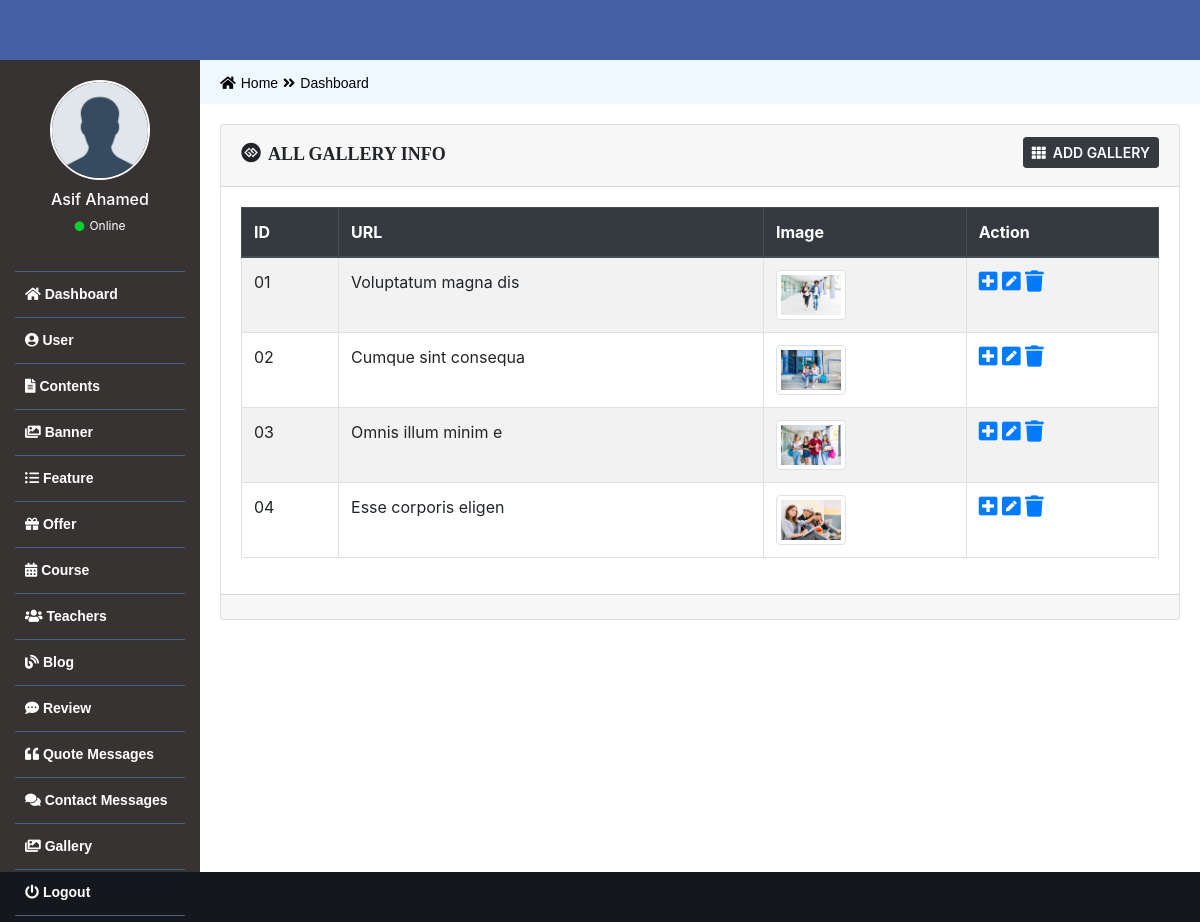
/Admin/all-gallery.php (signed in), run on the app's committed database.
### tables this page shows
CREATE TABLE `as_gallery` (
  `gallery_id` int(11) NOT NULL,
  `gallery_url` varchar(50) NOT NULL,
  `gallery_image` varchar(50) NOT NULL
);

### Admin/all-gallery.php (the view, shortened to what this page needs)
<?php
    require_once('functions/function.php');
    if($_SESSION['role']==1 || $_SESSION['role']==2 ){
?>
<div class="col-md-12 main_content">
    <form action="">
        <div class="card">
            <div class="card-header">
                <div class="row">
                    <div class="col-md-8">
                        <h4 class="card_header_title"><i class="fab fa-gg-circle"></i>All Gallery Info</h4>
                    </div>
                    <div class="col-md-4 text-right">
                        <?php if($_SESSION['role']==1){ ?>
                        <a href="add-gallery.php" class="btn btn-sm btn-dark card_top_btn"><i class="fa fa-th"></i>Add Gallery</a>
                        <?php } ?>
                    </div>
                </div>
            </div>
            <div class="card-body">
                <table class="table table-bordered table-striped table-hover custom_table">
                    <thead class="thead-dark">
                        <tr>
                            <th scope="col">ID</th>
                            <th scope="col">URL</th>
                            <th scope="col">Image</th>
                            <th scope="col">Action</th>
                        </tr>
                    </thead>
                    <tbody>
                    <?php
                    $i = 1;
                    $sel = "SELECT * FROM as_gallery ORDER BY gallery_id ASC LIMIT 0,4";
                    $Query = mysqli_query($con,$sel);
                    while($data = mysqli_fetch_assoc($Query)){
                    ?>
                        <tr>
                            <td><?php
                                $check = $i++;
                                if($check<10){
                                    echo "0". $check;
                                }else{
                                    echo $check;
                                }
                            ?></td>
                            <td><?= $data['gallery_url']; ?></td>
                            <td>
                                <?php if($data['gallery_image'] != ''){ ?>
                                <img src="uploads/gallery/<?= $data['gallery_image']; ?>" class="img-thumbnail" style="height: 50px; max-width: 80px;" alt="">
                                <?php }else{ ?>
                                    <img src="images/avatar.png" class="img-thumbnail" style="height: 50px; max-width: 80px;" alt="">
                                <?php } ?>
                            </td>
                            <td>
                                <a href="view-gallery.php?v=<?php echo $data['gallery_id']; ?>"><i class="fa fa-plus-square fa-lg"></i></a>
                                <?php if($_SESSION['role']==1){ ?>
                                <a href="edit-gallery.php?e=<?= $data['gallery_id'] ?>"><i class="fas fa-pen-square fa-lg"></i></a>
                                <a href="delete-gallery.php?d=<?= $data['gallery_id'] ?>"><i class="fa fa-trash fa-lg"></i></a>
                                <?php } ?>
                            </td>
                        </tr>
                        <?php } ?>
                    </tbody>
                </table>
            </div>
            <div class="card-footer text-center">
            </div>
        </div>
    </form>
</div>
<?php
    }else{
        header('Location: index.php');
    }
?>

### Admin/css/style.css (style rules this page uses)
* { margin: 0; padding: 0; outline: 0; }
img { vertical-align: middle; }
a { text-decoration: none; }
.main_content { padding: 20px; font-size: 16px; }
.card_header_title { font-size: 18px; font-weight: bold; margin-top: 6px; font-family: verdana; text-transform: uppercase; line-height: -4px; }
.card_header_title i { padding-right: 7px; font-size: 20px; }
.card_top_btn i { padding-right: 7px; }
.card_top_btn { font-size: 14px; font-weight: 600; text-transform: uppercase; }

### data on the page
as_gallery: check "1", gallery_url "Voluptatum magna dis", gallery_image (picture)
as_gallery: check "2", gallery_url "Cumque sint consequa", gallery_image (picture)
as_gallery: check "3", gallery_url "Omnis illum minim e", gallery_image (picture)
as_gallery: check "4", gallery_url "Esse corporis eligen", gallery_image (picture)

### other printed values
$_SESSION['name'] "Asif Ahamed"
